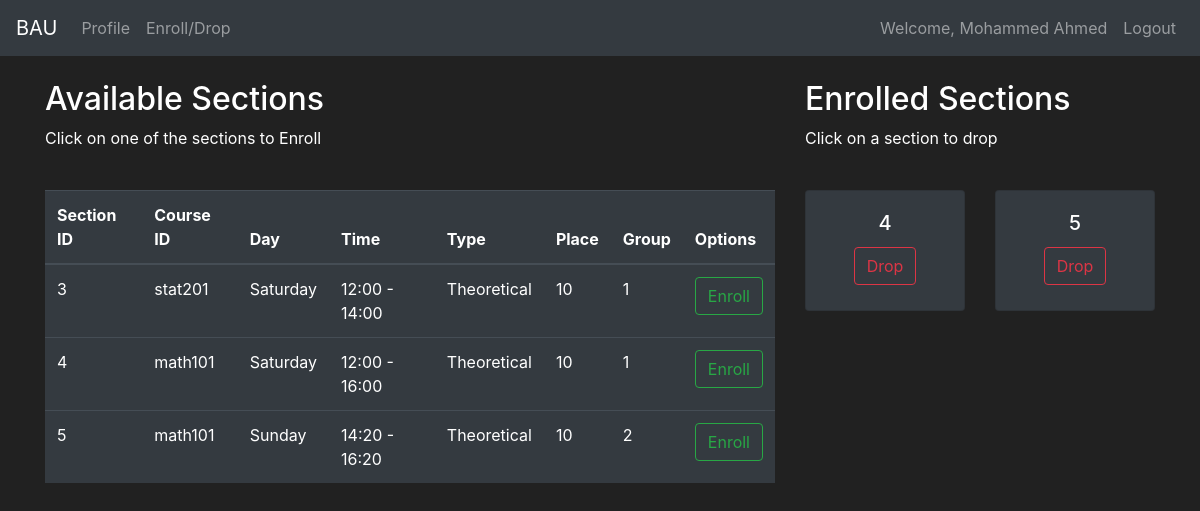
The app's page /ed (signed in) with its own data.
### App/models.py (models this page shows, shortened)
class User(db.Model, UserMixin):
    id = db.Column(db.Integer(), primary_key=True)
    first_name = db.Column(db.String(length=20), nullable=False, unique=False)
    last_name = db.Column(db.String(length=20), nullable=False, unique=False)
    email_address = db.Column(db.String(length=50), nullable=False, unique=True)
    ssn = db.Column(db.String(), nullable=False, unique=True)
    password_hash = db.Column(db.String(length=60), nullable=False)
    major = db.Column(db.Integer(), db.ForeignKey("department.id"))
    role = db.Column("role", db.Integer(), nullable=False, default=3)
    registered_courses = db.relationship(
        "Course_registered", backref="student", lazy=True
    )
    taught_sections = db.relationship(
        "Section", backref="instructor", lazy=True, foreign_keys="Section.instructor_id"
    )
    grade = db.relationship(
        "Grade", uselist=False, back_populates="user", cascade="all, delete-orphan"
    )
    @property
    def password(self):
        return self.password

class Section(db.Model):
    id = db.Column(db.Integer(), primary_key=True)
    course_id = db.Column(db.String(length=10), db.ForeignKey("courses.id"))
    place = db.Column(db.Integer(), db.ForeignKey("place.place_num"), nullable=False)
    semester = db.Column(db.String(length=20), nullable=False)
    type = db.Column(
        db.Enum(SectionType), nullable=False, default=SectionType.THEORETICAL
    )
    day = db.Column(db.Enum(WeekDay), nullable=False)  # Use Enum for better clarity
    start_time = db.Column(db.Time(), nullable=False)  # Separate start time
    end_time = db.Column(db.Time(), nullable=False)  # Separate end time
    group = db.Column(db.Integer(), nullable=False)
    capacity = db.Column(db.Integer(), nullable=False, default=26)
    course = db.relationship(
        "Courses", back_populates="sections", foreign_keys=[course_id]
    )
    registered_courses = db.relationship(
        "Course_registered", backref="section", lazy=True
    )
    instructor_id = db.Column(db.Integer(), db.ForeignKey("user.id"))

class Course_registered(db.Model):
    student_id = db.Column(db.Integer(), db.ForeignKey("user.id"), primary_key=True)
    section_id = db.Column(db.Integer(), db.ForeignKey("section.id"), primary_key=True)

### App/routes.py (the view, shortened to what this page needs)
@app.route("/ed", methods=["GET", "POST"])
@login_required
def ed_page():
    if current_user.role != 0:
        return render_template("unauthorized.html"), 403
    enroll_form = EnrollSectionForm()
    drop_form = DropSectionForm()
    if request.method == "GET":
        sections = Section.query.all()
        valid_sections = []
        for sec in sections:
            grade_entry = Course_grade.query.filter_by(
                student_id=current_user.id,
                course_id=sec.course_id,
                semester=sec.semester,
            ).first()
            if not grade_entry or grade_entry.grade < 60:
                prerequisites = Course_prerequisite.query.filter_by(
                    course_id=sec.course_id
                ).all()
                prerequisites_met = True
                for prerequisite in prerequisites:
                    prereq_grade_entry = Course_grade.query.filter_by(
                        student_id=current_user.id,
                        course_id=prerequisite.prerequisite_id,
                        semester=sec.semester,
                    ).first()
                    if not prereq_grade_entry or prereq_grade_entry.grade < 60:
                        prerequisites_met = False
                        break
                if prerequisites_met:
                    valid_sections.append(sec)
        enrolled_sec = Course_registered.query.filter_by(
            student_id=current_user.id
        ).all()
        return render_template(
            "ed.html",
            sections=valid_sections,
            enroll_form=enroll_form,
            enrolled_sec=enrolled_sec,
            drop_form=drop_form,
        )

### App/models.py (called while the page is built)
@login_manager.user_loader
def load_user(user_id):
    return User.query.get(int(user_id))

### App/templates/ed.html (shortened to what this page needs)
{% extends 'base.html' %}
{% block content %}
<div class="container mt-4">
    <div class="row">
        <div class="col-lg-8 col-md-12 mb-4">
            <h2>Available Sections</h2>
            <p>Click on one of the sections to Enroll</p>
            <br>
            <div class="table-responsive">
                <table class="table table-hover table-dark">
                    <thead>
                        <tr>
                            <th scope="col">Section ID</th>
                            <th scope="col">Course ID</th>
                            <th scope="col">Day</th>
                            <th scope="col">Time</th>
                            <th scope="col">Type</th>
                            <th scope="col">Place</th>
                            <th scope="col">Group</th>
                            <th scope="col">Options</th>
                        </tr>
                    </thead>
                    <tbody>
                        {% for section in sections %}
                        <tr>
                            <td>{{ section.id }}</td>
                            <td>{{ section.course_id }}</td>
                            <td>{{ section.day.name.capitalize() }}</td>
                            <td>{{ section.start_time.strftime('%H:%M') }} - {{ section.end_time.strftime('%H:%M') }}
                            </td>
                            <td>{{ section.type.name.capitalize() }}</td>
                            <td>{{ section.place }}</td>
                            <td>{{ section.group }}</td>
                            <td>
                                <button class="btn btn-outline-success" data-toggle="modal"
                                    data-target="#Modal-EnrollConfirm-{{ section.id }}">
                                    Enroll
                                </button>
                            </td>
                        </tr>
                        {% endfor %}
                    </tbody>
                </table>
            </div>
        </div>
        <div class="col-lg-4 col-md-12">
            <h2>Enrolled Sections</h2>
            <p>Click on a section to drop</p>
            <br>
            <div class="row">
                {% for section in enrolled_sec %}
                <div class="col-lg-6 col-md-6 col-sm-12 mb-3">
                    <div class="card text-center bg-dark">
                        <div class="card-body">
                            <h5 class="card-title">{{ section.section_id }}</h5>
                            <button type="button" class="btn btn-outline-danger" style="margin-bottom: 5px"
                                data-toggle="modal" data-target="#Modal-DroppingConfirm-{{ section.section_id }}">
                                Drop
                            </button>
                        </div>
                    </div>
                </div>
                {% endfor %}
            </div>
        </div>
    </div>
</div>
{% endblock %}

### App/templates/base.html (shortened to what this page needs)
<!DOCTYPE html>
<html lang="en">
<head>
  <link rel="stylesheet" href="https://cdn.jsdelivr.net/npm/bootstrap@4.5.3/dist/css/bootstrap.min.css"
 />
  <link rel="stylesheet" href="https://cdnjs.cloudflare.com/ajax/libs/font-awesome/5.15.4/css/all.min.css">
</head>
<body>
  <nav class="navbar navbar-expand-md navbar-dark bg-dark">
    <a class="navbar-brand" href="#">BAU</a>
    <div class="collapse navbar-collapse" id="navbarNav">
      <ul class="navbar-nav mr-auto">
        {% if current_user.role == 2 %}
        <li class="nav-item">
          <a class="nav-link" href="{{ url_for('users_page') }}">Users</a>
        </li>
        <li class="nav-item">
          <a class="nav-link" href="{{ url_for('add_department_page') }}">Add Department</a>
        </li>
        <li class="nav-item"></li>
        <a class="nav-link" href="{{ url_for('add_place_page') }}">Add Place</a>
        </li>
        <li class="nav-item"></li>
        <a class="nav-link" href="{{ url_for('add_course_page') }}">Add Course</a>
        </li>
        <li class="nav-item">
          <a class="nav-link" href="{{ url_for('add_section_page') }}">Add Section</a>
        </li>
        <li class="nav-item">
          <a class="nav-link" href="{{ url_for('add_course_prerequisite_page') }}">Add Course Prerequisite</a>
        </li>
        {% elif current_user.role == 0 %}
        <li class="nav-item">
          <a class="nav-link" href="{{ url_for('profile_page') }}">Profile</a>
        </li>
        <li class="nav-item">
          <a class="nav-link" href="{{ url_for('ed_page') }}">Enroll/Drop</a>
        </li>
        {% else %}
        <li class="nav-item active">
          <a class="nav-link" href="{{url_for('home_page')}}">Home <span class="sr-only">(current)</span></a>
        </li>
        {% endif %}
      </ul>
      {% if current_user.is_authenticated %}
      <ul class="navbar-nav">
        <li class="nav-item">
          <a class="nav-link" style="color: lawngreen; font-weight: bold;">
          </a>
        </li>
        <li class="nav-item">
          <a class="nav-link">Welcome, {{current_user.first_name}} {{current_user.last_name}} </a>
        </li>
        <li class="nav-item">
          <a class="nav-link" href="{{url_for('logout_page')}}">Logout</a>
        </li>
      </ul>
      {% endif %}
    </div>
  </nav>
  {% block content %} {% endblock %}
</body>
</html>

### App/templates/base.html (style rules this page uses)
body { background-color: #212121; color: white; }

### records on screen
User: first_name "Mohammed", last_name "Ahmed"
Section: id "3", course_id "stat201", day.name "Saturday", start_time "12:00", end_time "14:00", type.name "Theoretical", place "10", group "1"
Section: id "4", course_id "math101", day.name "Saturday", start_time "12:00", end_time "16:00", type.name "Theoretical", place "10", group "1"
Section: id "5", course_id "math101", day.name "Sunday", start_time "14:20", end_time "16:20", type.name "Theoretical", place "10", group "2"
Course_registered: section_id "4"
Course_registered: section_id "5"
